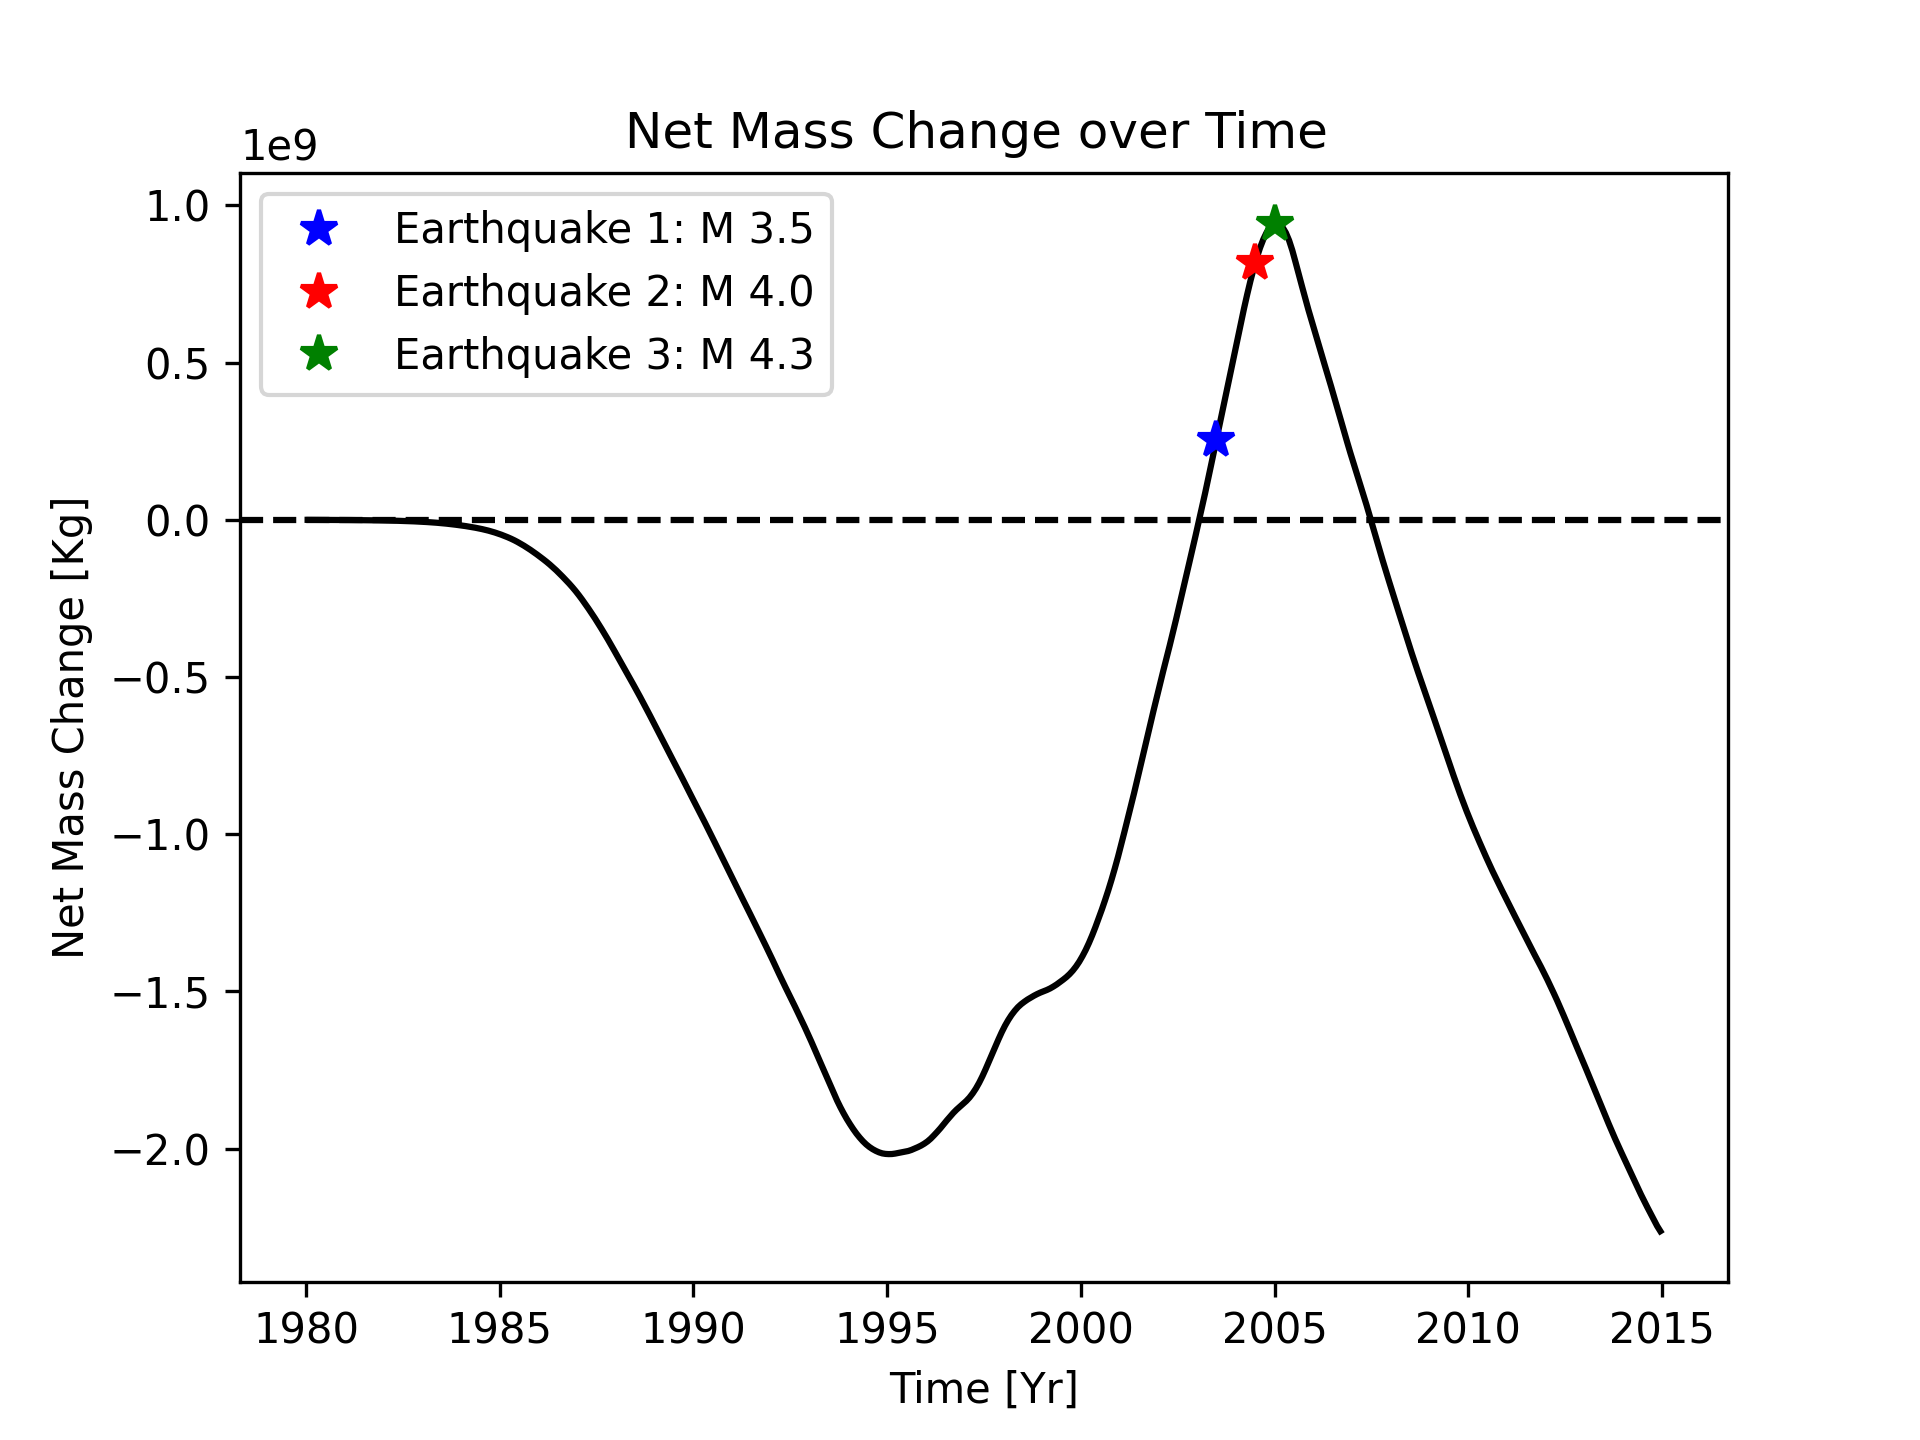

This figure's Python source:
# EXERCISE: Analysis of Net Mass Changes.
#
# Earthquakes are sometimes associated with oil and gas production (taking mass out of the
# ground) and injection (putting it back in) operations.
#
# It has been suggested that injection of water at one particular site, which started midway through
# 1993, has been responsible for a spate of recent earthquakes there. These are the data that were
# plotted in the first exercise of sdlab_practice.py. The operator of the field has claimed they
# cannot be responsible, because injection had been ongoing for almost 10 years before any earthquakes
# occurred.
#
# It has been proposed the earthquakes may be related to NET MASS CHANGES in the field. Therefore,
# it is necessary to understand how this quantity has evolved over time.
#
# Although data from the two production wells (mass extractors) - PW1 and PW2 - are reported regularly,
# data reporting from the injection well, IW1, is more irregular. In addition, the operator only
# reports MASS RATES, not CUMULATIVE production or injection MASS.
#
# TO solve this problem, you will need to use both INTERPOLATION and INTEGRATION.


# TO DO:
# - In sdlab_functions.py, COMPLETE the functions SPLINE_COEFFICIENT_MATRIX, SPLINE_RHS, and
#   SPLINE_INTERPOLATE.
# - Write a Newton-Cotes integration function OR find and use a built-in Python function.
# - Produce a plot of NET MASS CHANGE as a function of time.
# - ANSWER the questions in sdlab_questions.txt

from matplotlib import pyplot as plt  # MATPLOTLIB is THE plotting module for Python
from numpy.linalg import solve
from sdlab_functions import *

# Extracts data from data files
tm, pm1 = np.genfromtxt('PW1.dat', delimiter=',', skip_header=1).T
tq, pm2 = np.genfromtxt('PW2.dat', delimiter=',', skip_header=1).T
ty, iy = np.genfromtxt('IW1.dat', delimiter=',', skip_header=1).T

# Interpolates data for missing data points in PW2 file
A1 = spline_coefficient_matrix(tq)
b1 = spline_rhs(tq, pm2)
ak1 = solve(A1, b1)
pm3 = spline_interpolate(tm, tq, ak1)

# Interpolates data for missing data points in IW1 file
A2 = spline_coefficient_matrix(ty)
b2 = spline_rhs(ty, iy)
ak2 = solve(A2, b2)
iy2 = spline_interpolate(tm, ty, ak2)

#Combines all mass change rates to obtain NET mass change rate
yCom = iy2-pm1-pm3
#Converts time values from year to seconds since start (start = 0 seconds)
tSec = [((t-1980.0417)*31536000) for t in tm]

#Integrates function by using the trapezium rule to obtain net mass change values
cumMass = integrate(tSec, yCom)

#Interpolates the net mass change values corresponding to the times of the earthquakes for plot markers
quakes = [2003.5, 2004.5, 2005]
A3 = spline_coefficient_matrix(tm)
b3 = spline_rhs(tm, cumMass)
ak3 = solve(A3, b3)
iy3 = spline_interpolate(quakes, tm, ak3)

#Creates 1x1 sub plot window
f, ax1 = plt.subplots(nrows=1, ncols=1)

#Plots Net Mass Change over time
ax1.plot(tm, cumMass, 'k')

#Adds markers corresponding to the earthquakes
ax1.plot(quakes[0], iy3[0], 'b*', markersize=9, label='Earthquake 1: M 3.5')
ax1.plot(quakes[1], iy3[1], 'r*', markersize=9, label='Earthquake 2: M 4.0')
ax1.plot(quakes[2], iy3[2], 'g*', markersize=9, label='Earthquake 3: M 4.3')

#Plots horizontal line at y=0
plt.axhline(y=0, color='k', linestyle='--')

#Adds appropriate labels and titles
ax1.set_xlabel('Time [Yr]')
ax1.set_ylabel('Net Mass Change [Kg]')
ax1.set_title('Net Mass Change over Time ')

#Adds legend
ax1.legend()

#Shows plot or saves image of plot depending on save_figure boolean input
save_figure = False
if not save_figure:
    plt.show()
else:
    plt.savefig('sdlab_earthquakes.png', dpi=300)
